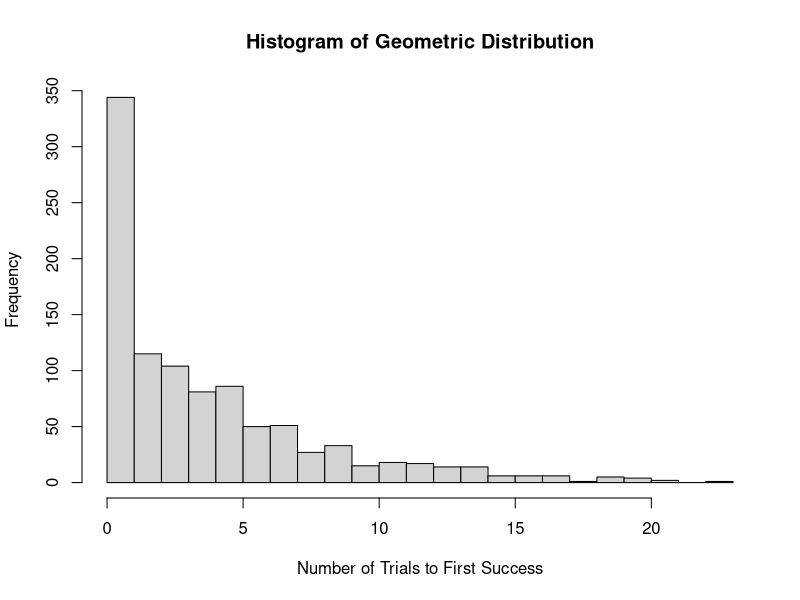

Here is the R script that generated this plot:
## ---- chunk 1
p <- 0.2
expected_trials <- 1 / p

x <- rgeom(1000, prob = p)

mean_x <- mean(x)
var_x <- var(x)
sd_x <- sd(x)

print("Raw data of mean, variance, and standard deviation of x:")
cat("Mean of x:",mean_x,"\n")
cat("Variance of x:",var_x,"\n")
cat("Standard Deviation of x:",sd_x,"\n")

mean_x = round(mean_x, digits = 2)
var_x = round(var_x, digits = 2)
sd_x = round(sd_x, digits = 2)

print("-------------------------------")
cat("Number of trials required to achieve first success: ", expected_trials, "\n")
cat("Mean (in 2 decimal places):", mean_x, "\n")
cat("Variance (in 2 decimal places):", var_x, "\n")
cat("Standard deviation (in 2 decimal places):",sd_x, "\n")

## ---- chunk 2

hist(x, breaks = 20, main = "Histogram of Geometric Distribution", xlab = "Number of Trials to First Success", ylab = "Frequency")

## ---- chunk 3
m <- 0.10 * 40  
n <- 10        
k <- 40       

prob_10_40 <- 1 - phyper(0.10 * n - 1, m, k - m, n)

m <- 0.10 * 5000  
n <- 10            
k <- 5000      

prob_10_5000 <- 1 - phyper(0.10 * n - 1, m, k - m, n)

prob_10_40 = round(prob_10_40, digits = 4)
prob_10_5000 = round(prob_10_5000, digits = 2)

cat("A sample of 10 is selected from a box of 40: ", prob_10_40, "\n")
cat("A sample of 10 is selected from a box of 5000: ",prob_10_5000, "\n")

